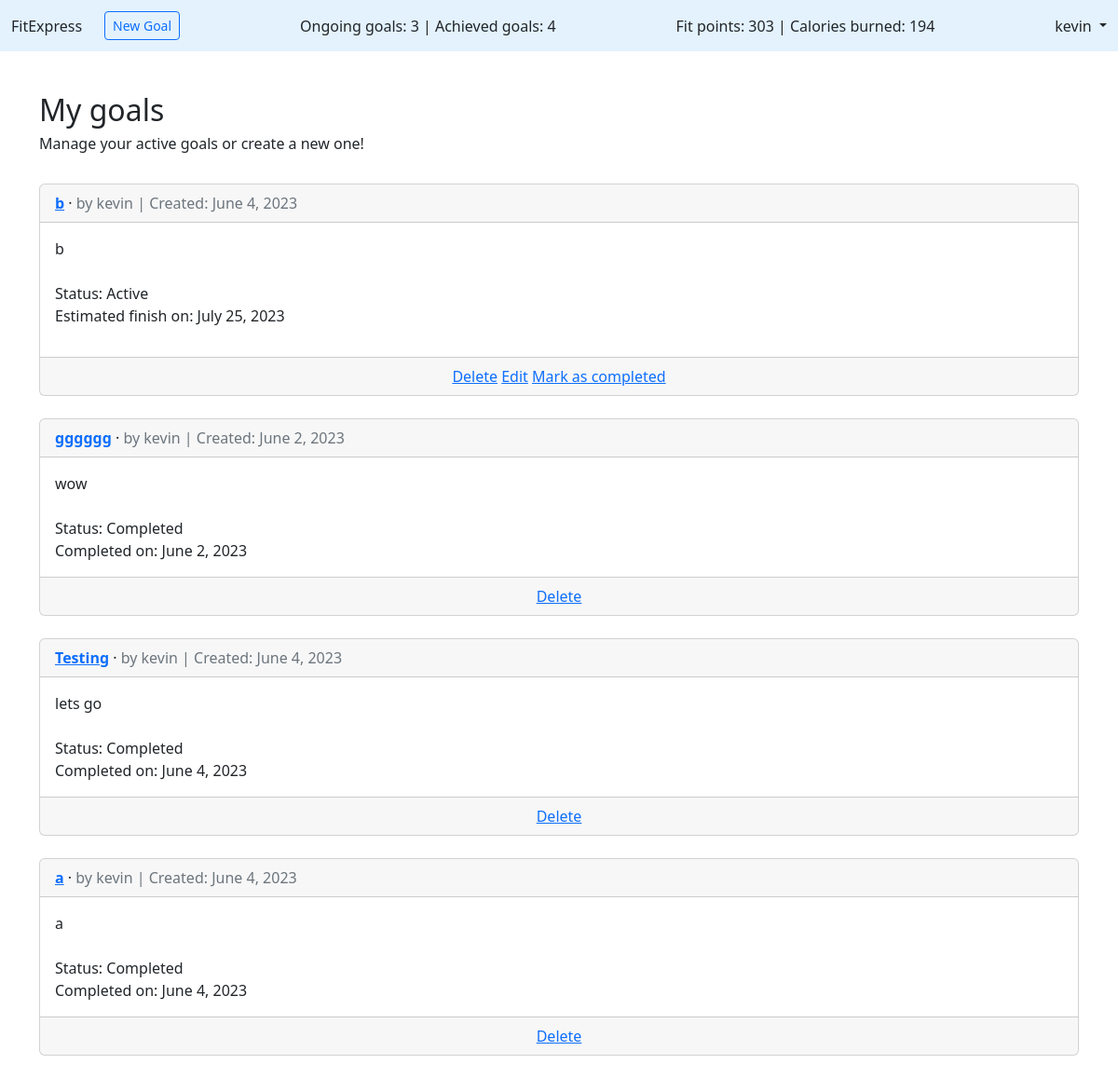
Before: /goals/ (signed in) with the older database file.
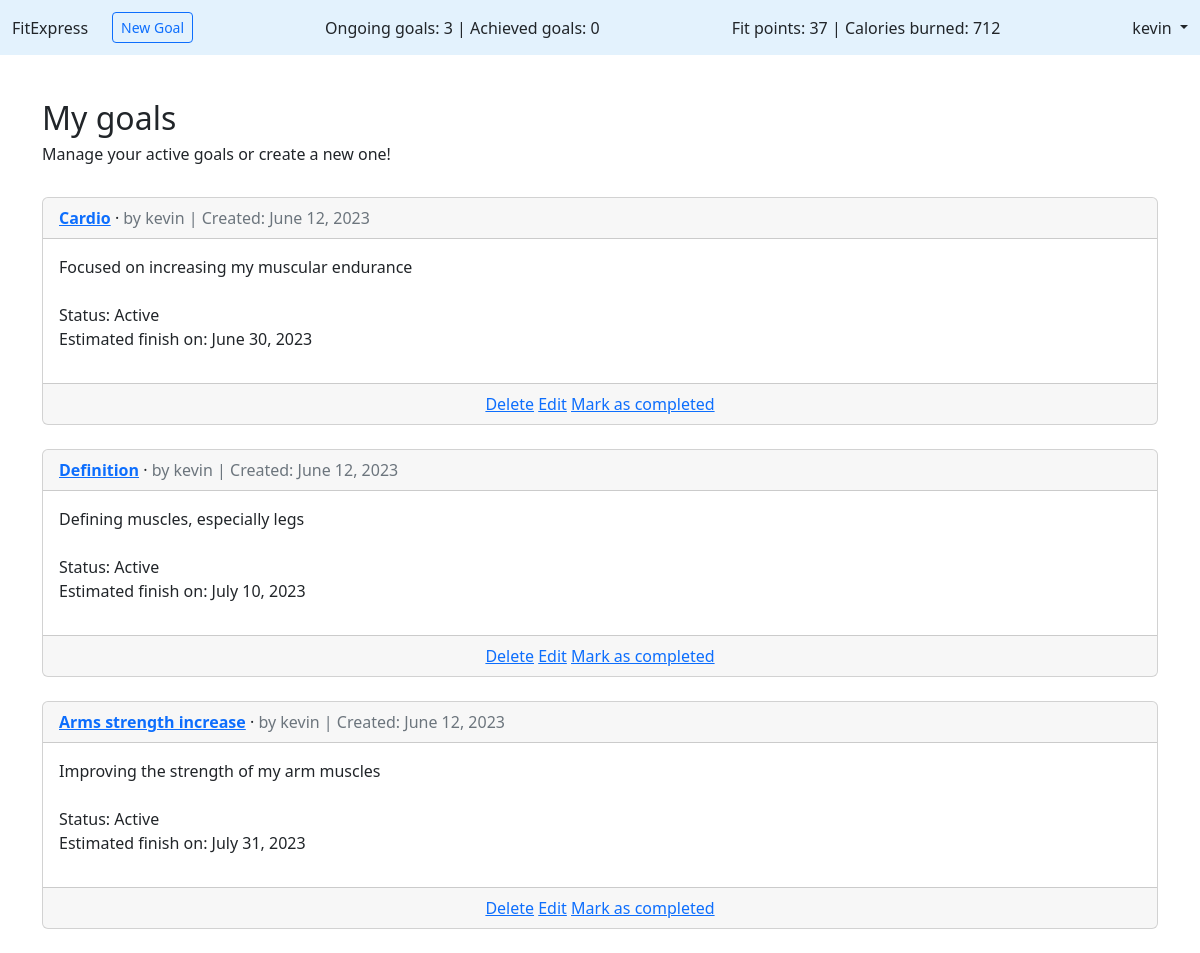
After: the same page with the newer database file.
### accounts/models.py (models this page shows, shortened)
class CustomUser(AbstractUser):
    birth = models.DateField(null=True, blank=True)
    calories_burned = models.PositiveIntegerField(default=0)
    fit_points = models.PositiveIntegerField(default=0)
    weight = models.PositiveIntegerField(null=True)
    completed_goals = models.PositiveIntegerField(default=0)
    active_goals = models.PositiveIntegerField(default=0)

### goals/models.py (models this page shows, shortened)
class Goals(models.Model):
    class GoalTypes(models.TextChoices):
        LOSE_WEIGHT = "LOSE WEIGHT", "LOSE WEIGHT"
        MUSCLE_STRENGTH = "MUSCLE STRENGTH", "MUSCLE STRENGTH"
        MUSCLE_MASS = "MUSCLE MASS", "MUSCLE MASS"
        BODY_DEFINITION = "BODY DEFINITION", "BODY DEFINITION"
        CARDIO = "CARDIO", "CARDIO"
    goal_type = models.TextField(choices=GoalTypes.choices)
    title = models.CharField(max_length=255)
    description = models.TextField()
    status = models.TextField(default="Active")
    author = models.ForeignKey(
        settings.AUTH_USER_MODEL,
        on_delete=models.CASCADE,
    )
    creation_date = models.DateField(auto_now_add=True)
    estimated_finish_date = models.DateField()
    complete_date = models.DateField(null=True)

### goals/views.py (the view)
# urls.py: path("", GoalListView.as_view(), name="goalslist"),
class GoalListView(LoginRequiredMixin, ListView):
    model = Goals
    template_name = "goals_list.html"
    ordering = ['status']
    def get_context_data(self, **kwargs):
        context = super().get_context_data(**kwargs)
        context["today_date"] = timezone.now().date()
        return context

### templates/goals_list.html (shortened to what this page needs)
{% extends "base_goals.html" %}
{% block content %}
<h2>My goals</h2>
<h6>Manage your active goals or create a new one!</h6>
<br>
{% for goal in goals_list %}
{% if goal.author.pk == request.user.pk %}
<div class="card">
  <div class="card-header">
    <span class="fw-bold">
      <a href="#">{{ goal.title }}</a>
    </span> &middot;
    <span class="text-muted">by {{ goal.author }}
            | Created: {{ goal.creation_date }}</span>
  </div>
  <div class="card-body">
    {{ goal.description }} <br><br>
    Status: {{ goal.status }} <br>
    {% if goal.complete_date %}
        Completed on: {{ goal.complete_date }}
    {% else %}
        {% if goal.estimated_finish_date <= today_date %}
            <p style="color: red; font-weight: bold">Estimated finish on: {{ goal.estimated_finish_date }}</p>
        {% else %}
            <p>Estimated finish on: {{ goal.estimated_finish_date }}</p>
        {% endif %}
    {% endif %}
  </div>
  <div class="card-footer text-center text-muted">
    {% if goal.author.pk == request.user.pk %}
    <a href="{% url 'goaldelete' goal.pk %}">Delete</a>
    {% if goal.status == "Active" %}
        <a href="{% url 'goaledit' goal.pk %}">Edit</a>
        <a href="{% url 'goalcomplete' goal.pk %}">Mark as completed</a>
    {% endif %}
    {% endif %}
  </div>
</div>
<br />
{% endif %}
{% endfor %}
{% endblock content %}

### templates/base_goals.html (shortened to what this page needs)
<!DOCTYPE html>
<html>
<head>
  <link href="https://cdn.jsdelivr.net/npm/bootstrap@5.2.3/dist/css/bootstrap.min.css" rel="stylesheet"
>
</head>
<body>
  <header class="p-3 mb-3 border-bottom">
    <div class="d-flex flex-wrap align-items-center justify-content-center
        justify-content-lg-start fixed-top" style="background-color: #e3f2fd; padding: 1%">
      <a class="navbar-brand" href="{% url 'home' %}">FitExpress</a>
      {% if user.is_authenticated %}
      <ul class="nav col-12 col-lg-auto me-lg-auto mb-2 justify-content-center
          mb-md-0 ms-4">
        <li><a type="button" class="btn btn-outline-primary btn-sm" href="{% url "goalnew" %}">New Goal</a></li>
      </ul>
      <ul class="nav col-12 col-lg-auto me-lg-auto mb-2 justify-content-center
          mb-md-0">
        <li>Ongoing goals: {{ user.active_goals }} | Achieved goals: {{ user.completed_goals }}</li>
      </ul>
      <ul class="nav col-12 col-lg-auto me-lg-auto mb-2 justify-content-center mb-md-0">
        <li>Fit points: {{ user.fit_points }} | Calories burned: {{ user.calories_burned }}</li>
      </ul>
      <div class="dropdown text-end">
        <a href="#" class="d-block link-dark text-decoration-none dropdown-toggle" id="dropdownUser1"
          data-bs-toggle="dropdown" aria-expanded="false">
          {{ user.username }}
        </a>
      </div>
      {% else %}
      <div class="text-end" style="margin-left: 2%;">
        <a href="{% url 'login' %}" class="btn btn-outline-primary me-2">
          Log In</a>
        <a href="{% url 'signup' %}" class="btn btn-primary">Sign Up</a>
      </div>
      {% endif %}
    </div>
  </header>
  <main>
    <div class="container">
      {% block content %}
      {% endblock content %}
    </div>
  </main>
</body>
</html>

Changed rows visible on the page:
removed Goals: title "b", author "kevin", creation_date "June 4, 2023", description "b", status "Active", estimated_finish_date "July 25, 2023", shows "Delete", shows "Edit"
removed Goals: title "gggggg", author "kevin", creation_date "June 2, 2023", description "wow", status "Completed", complete_date "June 2, 2023", shows "Delete"
removed Goals: title "Testing", author "kevin", creation_date "June 4, 2023", description "lets go", status "Completed", complete_date "June 4, 2023", shows "Delete"
removed Goals: title "a", author "kevin", creation_date "June 4, 2023", description "a", status "Completed", complete_date "June 4, 2023", shows "Delete"
changed CustomUser "kevin": completed_goals "4" → "0"; fit_points "303" → "37"; calories_burned "194" → "712"
added Goals: title "Cardio", author "kevin", creation_date "June 12, 2023", description "Focused on increasing my muscular endurance", status "Active", estimated_finish_date "June 30, 2023", shows "Delete", shows "Edit"
added Goals: title "Definition", author "kevin", creation_date "June 12, 2023", description "Defining muscles, especially legs", status "Active", estimated_finish_date "July 10, 2023", shows "Delete", shows "Edit"
added Goals: title "Arms strength increase", author "kevin", creation_date "June 12, 2023", description "Improving the strength of my arm muscles", status "Active", estimated_finish_date "July 31, 2023", shows "Delete", shows "Edit"
